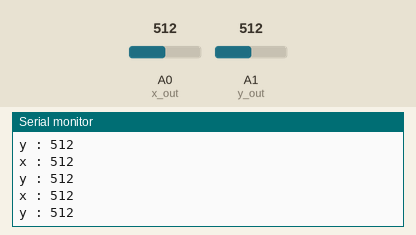
Simulated run of this sketch. Board: Arduino Uno, built with avr-gcc and run on an emulated ATmega328P. Parts: the last lines printed to the serial monitor. The test bench sets the inputs (shaded band); at power-on: A0 (x_out) = 512, A1 (y_out) = 512. No radio packets arrive unless stated.

Above: at 1.2 s.
1.3 s: A0 (x_out) set to 982
At 1.9 s:
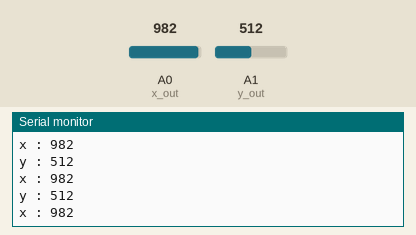
2.8 s: A0 (x_out) set to 1018
At 3.5 s:
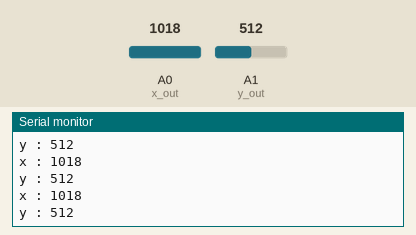
7.3 s: A1 (y_out) set to 982
At 8.3 s:
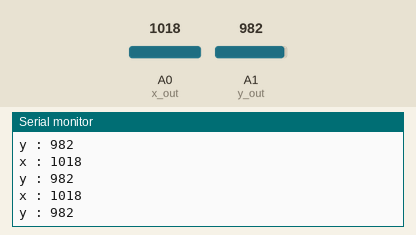
8.8 s: A1 (y_out) set to 1013
At 9.7 s:
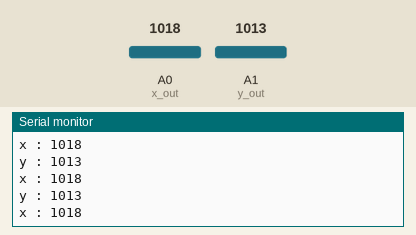
Timing chart, 0 to 11.8 s (numbered marks = the images above; inputs shaded):
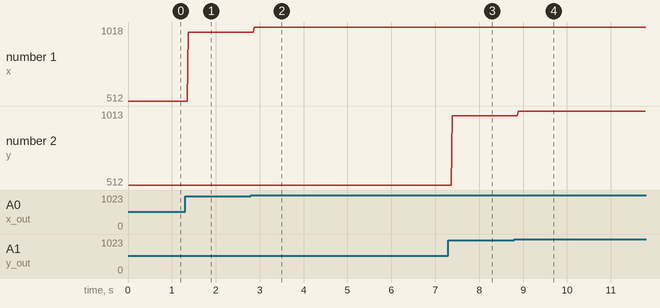

The sketch:

TRANSMITTER.ino
```cpp
#include<SPI.h>
#include<nRF24L01.h>
#include<RF24.h>

const int x_out = A0;
const int y_out = A1;
RF24 radio(9,10); //CE,CSK
const byte address[6] = "00001";
struct data{
  int xAxis;
  int yAxis;

};
data send_data;


void setup() {
  // put your setup code here, to run once:
  Serial.begin(9600);

radio.begin();
radio.openWritingPipe(address);
radio.setPALevel(RF24_PA_MIN);
radio.setDataRate(RF24_250KBPS);
radio.stopListening();
}

void loop() {
  // put your main code here, to run repeatedly:
send_data.xAxis = analogRead(x_out);
send_data.yAxis = analogRead(y_out);
radio.write(&send_data, sizeof(data));
Serial.print("x : ");
Serial.println(send_data.xAxis);
Serial.print("y : ");
Serial.println(send_data.yAxis);
}
```

Measured:
- the behaviour switches between 999 and 1000 on A0 (x_out) (found by bisection; images 1 and 2)
- the behaviour switches between 999 and 1000 on A1 (y_out) (found by bisection; images 3 and 4)
- after the input at 1.3 s, the serial monitor: prints a new line after 0.07 s (image 1)
- after the input at 2.8 s, the serial monitor: prints a new line after 0.07 s (image 2)
- after the input at 7.3 s, the serial monitor: prints a new line after 0.09 s (image 3)
- after the input at 8.8 s, the serial monitor: prints a new line after 0.09 s (image 4)
- plotted number 1: 512 → 982 after the input at 1.3 s, 982 → 1018 after the input at 2.8 s
- plotted number 2: 512 → 982 after the input at 7.3 s, 982 → 1013 after the input at 8.8 s
